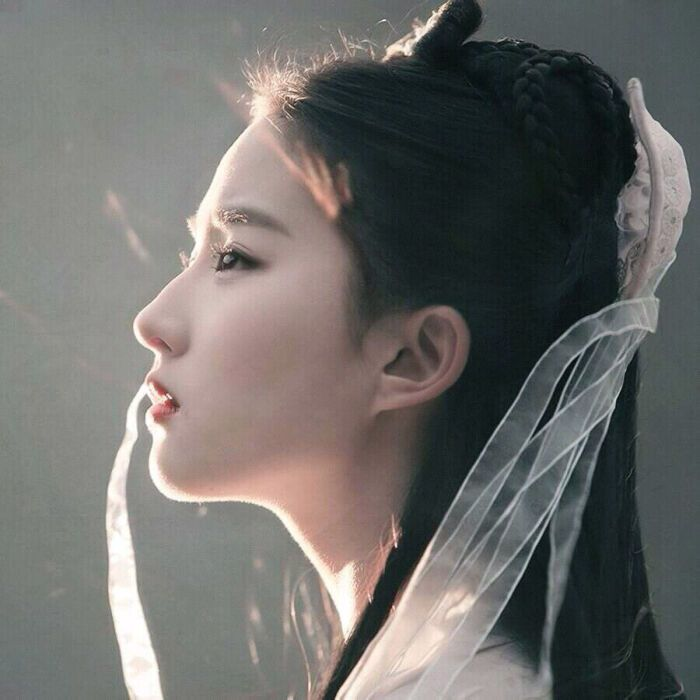
#> input picture 数据分析/data/lyf.jpg, 700 x 700 px
$ python '数据特征提取.py'
#> lines starting #> are read from the running program, lines starting #| are printed output that depends on the picture
"""
特征值&特征向量
"""
import numpy as np
import cv2 as cv
import matplotlib.pyplot as mp

A = np.mat('1 3 6; 2 3 8; 4 8 9')
print(A, '<-A')
eigvals, eigvecs = np.linalg.eig(A)
print('特征值：', eigvals)
print('特征向量：', eigvecs)
# 通过特征值特征向量生成矩阵
# 求原方阵 特征向量 * 对角阵 * 逆
B = eigvecs * np.diag(eigvals) * eigvecs.I
print(B, '<-B')

'''
利用特征值与特征向量处理图片
'''
img = cv.imread('data/lyf.jpg', flags=0)
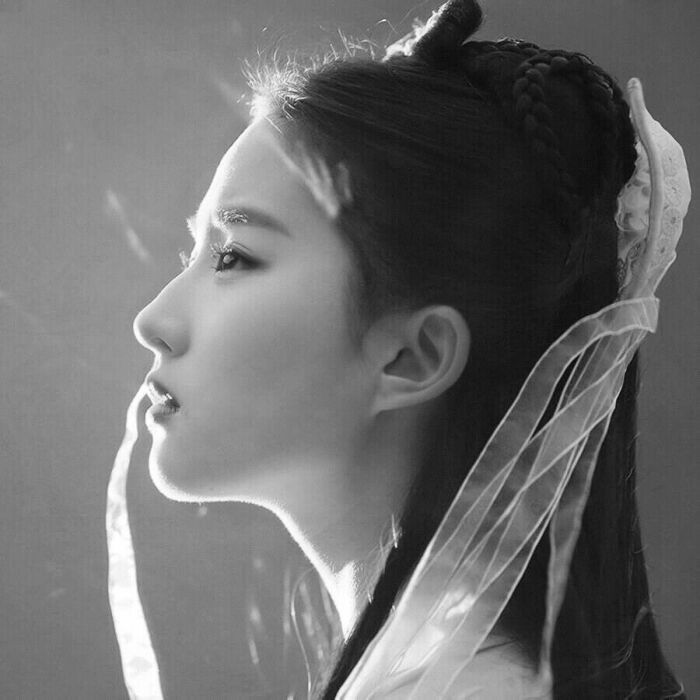
#> img: shape (700, 700); min 5, max 255, mean 107.9
img = np.mat(img)
# print(img.shape)
eigvals, eigvecs = np.linalg.eig(img)
# 抹掉一部分特征值
eigvals[20:] = 0
img2 = eigvecs * np.diag(eigvals) * eigvecs.I

# 对img做奇异值分解，抹掉一部分奇异值，计算原方阵
U, sv, V = np.linalg.svd(img)  # 返回非方阵
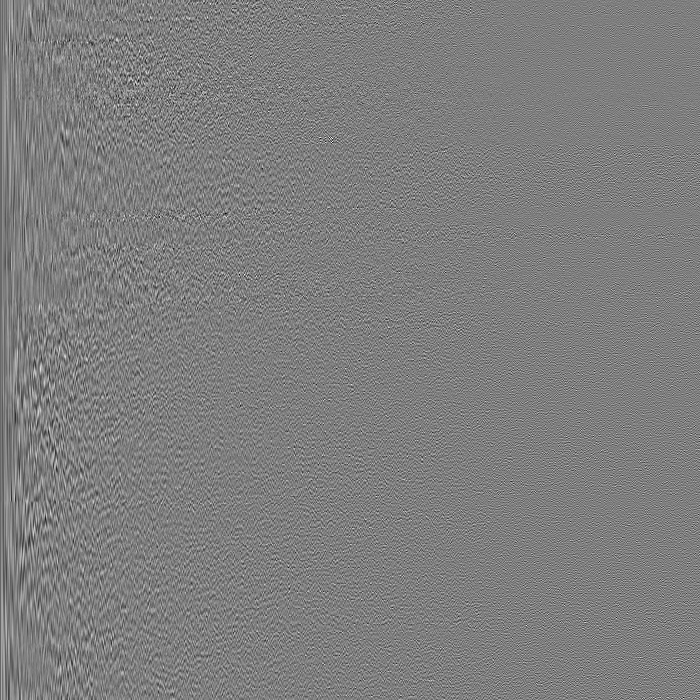
#> U: shape (700, 700) float64; min -0.225, max 0.228, mean -5.3e-05; drawn with min black and max white
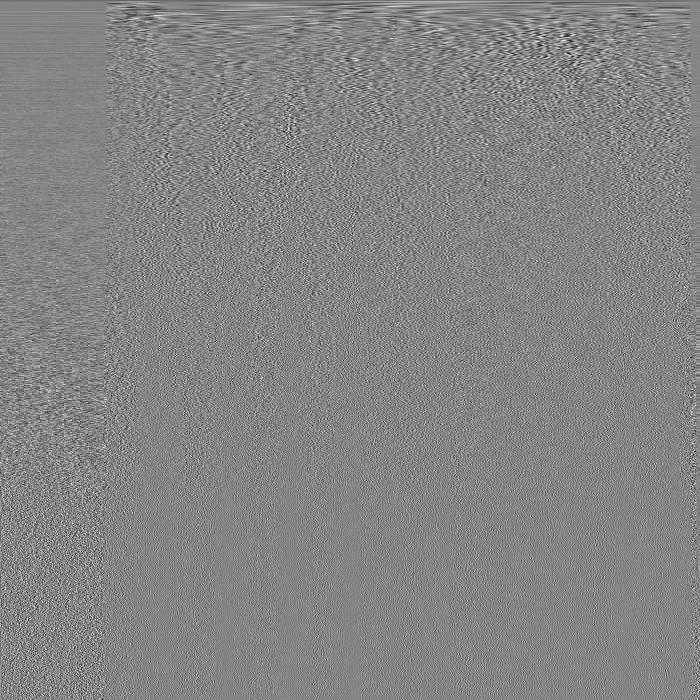
#> V: shape (700, 700) float64; min -0.244, max 0.224, mean -2.49e-05; drawn with min black and max white
#> sv = 700 values, max 80333.7 at index 0, min 0.00447 at index 699, mean 387.9
# 抹掉一部分奇异值
sv[20:] = 0
img3 = U * np.diag(sv) * V
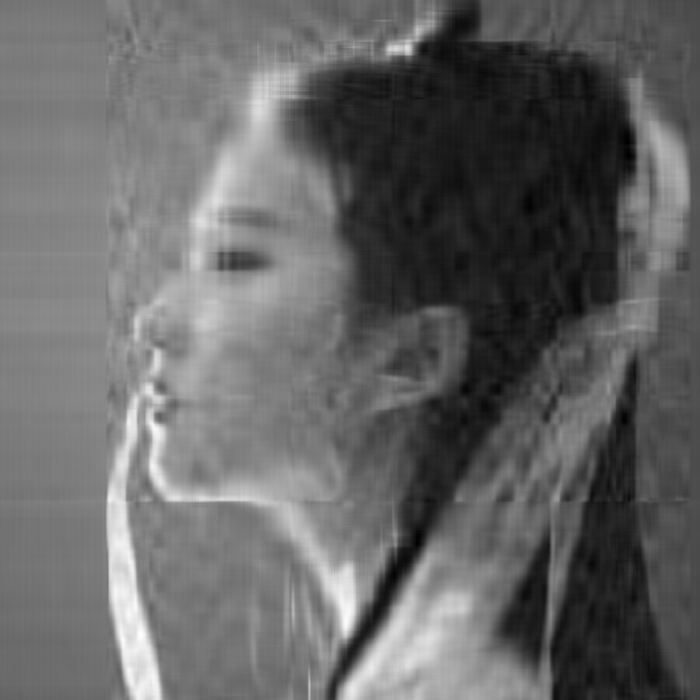
#> img3: shape (700, 700) float64; min -3.83, max 275.9, mean 107.9; drawn with min black and max white

# 显示原图
mp.subplot(131)
mp.imshow(img, cmap='gray')
mp.xticks([])
mp.yticks([])
mp.subplot(132)
# 显示特征向量分解后，复原后的图
mp.imshow(img2.real, cmap='gray')
mp.xticks([])
mp.yticks([])
# 显示奇异值分解后，复原后的图
mp.subplot(133)
mp.imshow(img3.real, cmap='gray')
mp.xticks([])
mp.yticks([])
mp.tight_layout()
mp.show()
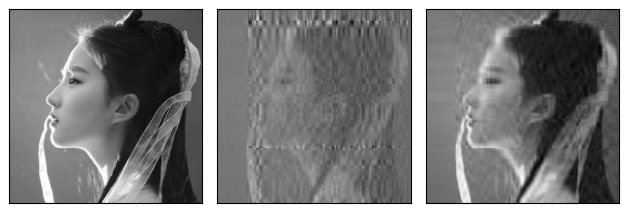
#> figure drawn by matplotlib, 3 panels

"""
奇异值分解
"""
M = np.mat('4 11 14; 8 7 -2')  # 构建一个非方阵
# print(M)
# 提取奇异值，分解得到三个矩阵
U, sv, V = np.linalg.svd(M,
                         full_matrices=False)  # 返回非方阵
print(U, '<-U')
print(V, '<-V')
print(sv, '<-sv')
# U和V是正交矩阵
print(U * U.T)
print(V * V.T)
# sv[1:] = 0 # 去掉一部分值
S = np.diag(sv)
print(S)
print(U * S * V)
